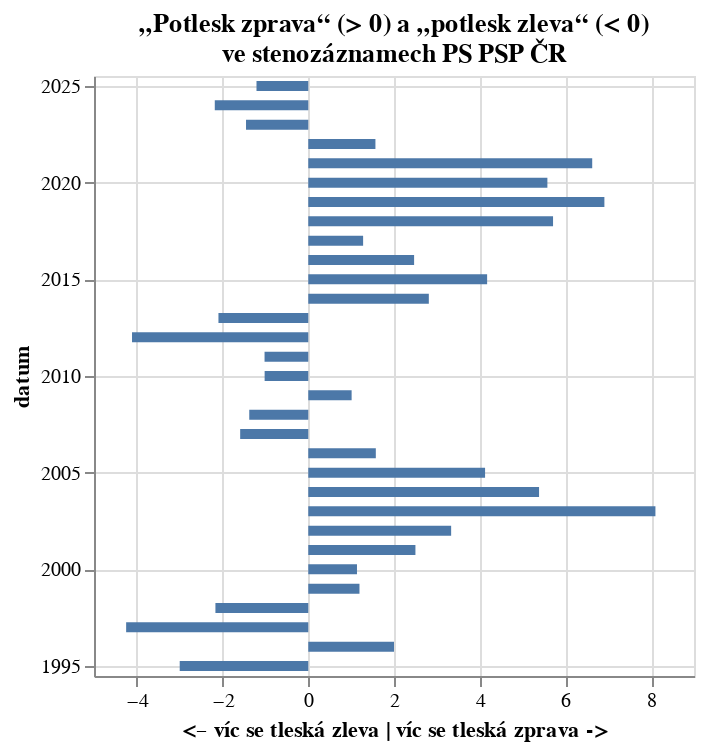

Notebook cell for this chart:
### Markdown cell above
## Po 9 letech se víc tleská zleva!

### Code cell
alt.Chart(
    pravolevo.to_pandas(),
    title=["„Potlesk zprava“ (> 0) a „potlesk zleva“ (< 0)","ve stenozáznamech PS PSP ČR"]
).mark_bar().encode(alt.Y('datum:T'),alt.X('pravo-levo:Q',axis=alt.Axis(title="<– víc se tleská zleva | víc se tleská zprava ->")))

### Figure 1 — Vega-Lite specification as saved in the notebook (floating-point values rounded to 4 significant figures)
{"config": {"view": {"continuousWidth": 300, "continuousHeight": 300}}, "data": {"name": "data-75f868514f67ba628eba5c85dcb1b9b7"}, "mark": {"type": "bar"}, "encoding": {"x": {"axis": {"title": "<– víc se tleská zleva | víc se tleská zprava ->"}, "field": "pravo-levo", "type": "quantitative"}, "y": {"field": "datum", "type": "temporal"}}, "title": ["„Potlesk zprava“ (> 0) a „potlesk zleva“ (< 0)", "ve stenozáznamech PS PSP ČR"], "$schema": "https://vega.github.io/schema/vega-lite/v5.8.0.json", "datasets": {"data-75f868514f67ba628eba5c85dcb1b9b7": [{"datum": "1995-01-01T00:00:00", "zleva": 0.0003254, "datum_right": "1995-01-01T00:00:00", "zprava": 0.0001085, "pravo-levo": -3.0}, {"datum": "1996-01-01T00:00:00", "zleva": 0.0003209, "datum_right": "1996-01-01T00:00:00", "zprava": 0.0006418, "pravo-levo": 2.0}, {"datum": "1997-01-01T00:00:00", "zleva": 0.001039, "datum_right": "1997-01-01T00:00:00", "zprava": 0.0002444, "pravo-levo": -4.25}, {"datum": "1998-01-01T00:00:00", "zleva": 0.001107, "datum_right": "1998-01-01T00:00:00", "zprava": 0.0005109, "pravo-levo": -2.167}, {"datum": "1999-01-01T00:00:00", "zleva": 0.001766, "datum_right": "1999-01-01T00:00:00", "zprava": 0.00211, "pravo-levo": 1.194}, {"datum": "2000-01-01T00:00:00", "zleva": 0.0009274, "datum_right": "2000-01-01T00:00:00", "zprava": 0.001054, "pravo-levo": 1.136}, {"datum": "2001-01-01T00:00:00", "zleva": 0.0002964, "datum_right": "2001-01-01T00:00:00", "zprava": 0.000741, "pravo-levo": 2.5}, {"datum": "2002-01-01T00:00:00", "zleva": 0.000371, "datum_right": "2002-01-01T00:00:00", "zprava": 0.001237, "pravo-levo": 3.333}, {"datum": "2003-01-01T00:00:00", "zleva": 0.000464, "datum_right": "2003-01-01T00:00:00", "zprava": 0.003758, "pravo-levo": 8.1}, {"datum": "2004-01-01T00:00:00", "zleva": 0.0006522, "datum_right": "2004-01-01T00:00:00", "zprava": 0.003512, "pravo-levo": 5.385}, {"datum": "2005-01-01T00:00:00", "zleva": 0.0007143, "datum_right": "2005-01-01T00:00:00", "zprava": 0.002946, "pravo-levo": 4.125}, {"datum": "2006-01-01T00:00:00", "zleva": 0.002379, "datum_right": "2006-01-01T00:00:00", "zprava": 0.003748, "pravo-levo": 1.576}, {"datum": "2007-01-01T00:00:00", "zleva": 0.006528, "datum_right": "2007-01-01T00:00:00", "zprava": 0.004108, "pravo-levo": -1.589}, {"datum": "2008-01-01T00:00:00", "zleva": 0.005179, "datum_right": "2008-01-01T00:00:00", "zprava": 0.00376, "pravo-levo": -1.377}, {"datum": "2009-01-01T00:00:00", "zleva": 0.005377, "datum_right": "2009-01-01T00:00:00", "zprava": 0.005437, "pravo-levo": 1.011}, {"datum": "2010-01-01T00:00:00", "zleva": 0.008652, "datum_right": "2010-01-01T00:00:00", "zprava": 0.008495, "pravo-levo": -1.019}, {"datum": "2011-01-01T00:00:00", "zleva": 0.008438, "datum_right": "2011-01-01T00:00:00", "zprava": 0.00827, "pravo-levo": -1.02}, {"datum": "2012-01-01T00:00:00", "zleva": 0.01763, "datum_right": "2012-01-01T00:00:00", "zprava": 0.004287, "pravo-levo": -4.113}, {"datum": "2013-01-01T00:00:00", "zleva": 0.01138, "datum_right": "2013-01-01T00:00:00", "zprava": 0.00543, "pravo-levo": -2.096}, {"datum": "2014-01-01T00:00:00", "zleva": 0.005383, "datum_right": "2014-01-01T00:00:00", "zprava": 0.01514, "pravo-levo": 2.812}, {"datum": "2015-01-01T00:00:00", "zleva": 0.003775, "datum_right": "2015-01-01T00:00:00", "zprava": 0.01575, "pravo-levo": 4.173}, {"datum": "2016-01-01T00:00:00", "zleva": 0.00357, "datum_right": "2016-01-01T00:00:00", "zprava": 0.008815, "pravo-levo": 2.469}, {"datum": "2017-01-01T00:00:00", "zleva": 0.003734, "datum_right": "2017-01-01T00:00:00", "zprava": 0.004777, "pravo-levo": 1.279}, {"datum": "2018-01-01T00:00:00", "zleva": 0.00219, "datum_right": "2018-01-01T00:00:00", "zprava": 0.01251, "pravo-levo": 5.711}, {"datum": "2019-01-01T00:00:00", "zleva": 0.001334, "datum_right": "2019-01-01T00:00:00", "zprava": 0.009218, "pravo-levo": 6.909}, {"datum": "2020-01-01T00:00:00", "zleva": 0.0008094, "datum_right": "2020-01-01T00:00:00", "zprava": 0.004515, "pravo-levo": 5.579}, {"datum": "2021-01-01T00:00:00", "zleva": 0.0004024, "datum_right": "2021-01-01T00:00:00", "zprava": 0.002666, "pravo-levo": 6.625}, {"datum": "2022-01-01T00:00:00", "zleva": 0.00433, "datum_right": "2022-01-01T00:00:00", "zprava": 0.006784, "pravo-levo": 1.567}, {"datum": "2023-01-01T00:00:00", "zleva": 0.006292, "datum_right": "2023-01-01T00:00:00", "zprava": 0.004331, "pravo-levo": -1.453}, {"datum": "2024-01-01T00:00:00", "zleva": 0.006057, "datum_right": "2024-01-01T00:00:00", "zprava": 0.002776, "pravo-levo": -2.182}, {"datum": "2025-01-01T00:00:00", "zleva": 0.002316, "datum_right": "2025-01-01T00:00:00", "zprava": 0.001917, "pravo-levo": -1.208}]}}
